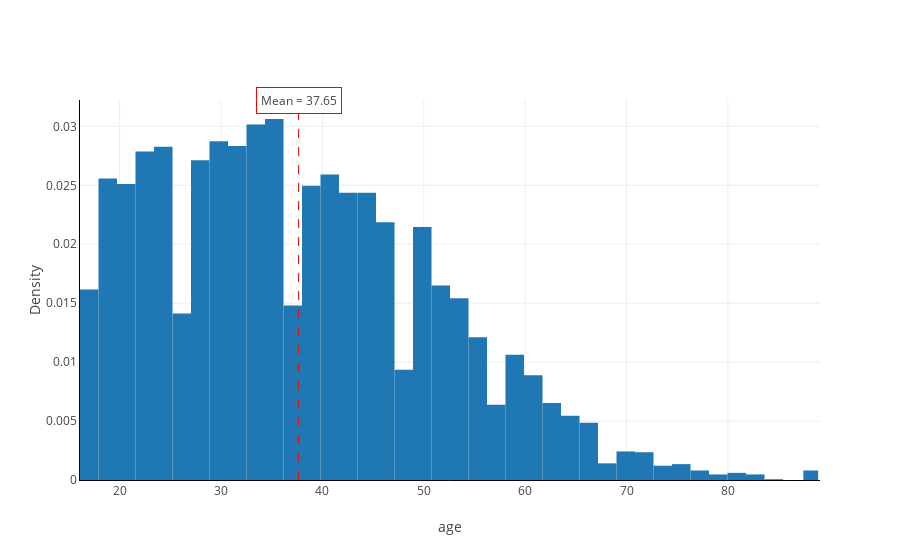

The code cell stored with this chart in its notebook:
### Code cell
densities, edges = np.histogram(ds["age"], bins=40, density=True)
x_pdf = edges[:-1]
plot_pdf(x_pdf, densities)
